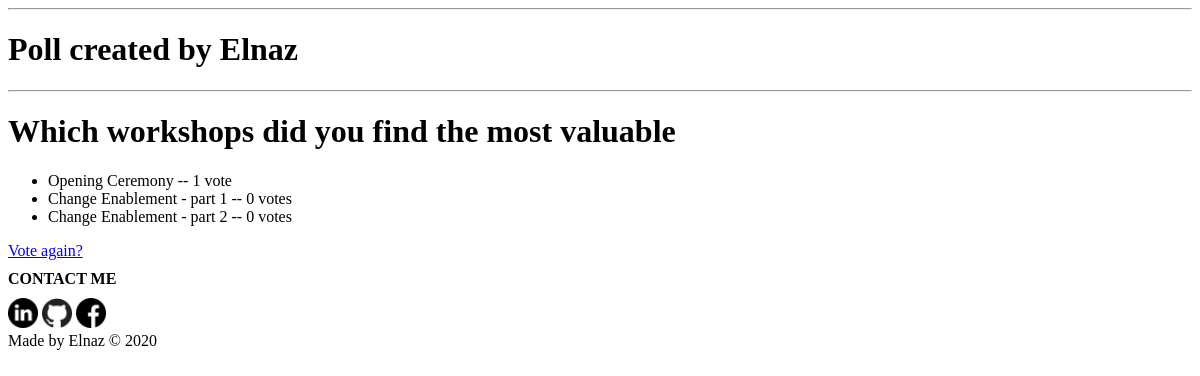
/polls/9/results/, run on the app's committed database.
### polls/models.py (models this page shows, shortened)
class Question(models.Model):
    question_text = models.CharField(max_length =200)
    pub_date = models.DateTimeField('date published')

class Choice(models.Model):
    question = models.ForeignKey(Question, on_delete = models.CASCADE)
    choice_text = models.CharField(max_length =200)
    votes = models.IntegerField(default =0)

### polls/views.py (the view)
# urls.py: path('<int:pk>/results/', views.ResultsView.as_view(), name='results'),
class ResultsView(generic.DetailView):
    model = Question
    template_name = 'polls/results.html'

### polls/templates/polls/results.html
{% extends 'polls/base.html' %}
{% block main_content %}
<h1>{{ question.question_text }}</h1>
<ul>
{% for choice in question.choice_set.all %}
    <li>{{ choice.choice_text }} -- {{ choice.votes }} vote{{ choice.votes|pluralize }}</li>
{% endfor %}
</ul>
<a href="{% url 'polls:detail' question.id %}">Vote again?</a>
{% endblock %}

### polls/static/style.css (style rules this page uses)
body { background: white url("images/background.gif") no-repeat; }

### data on the page
Question: question_text "Which workshops did you find the most valuable"
Choice: choice_text "Opening Ceremony", votes "1"
Choice: choice_text "Change Enablement - part 1", votes "0"
Choice: choice_text "Change Enablement - part 2", votes "0"
